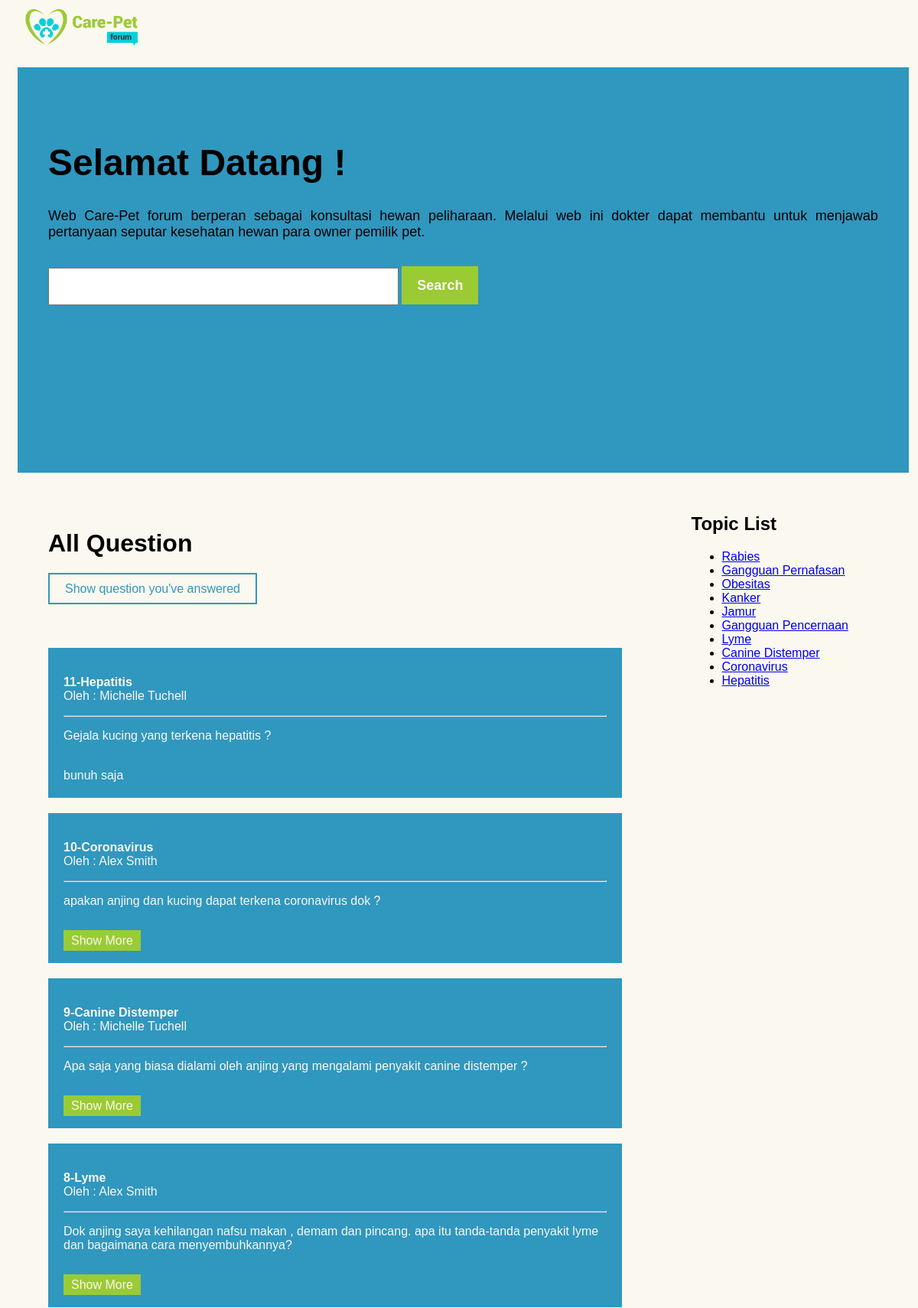
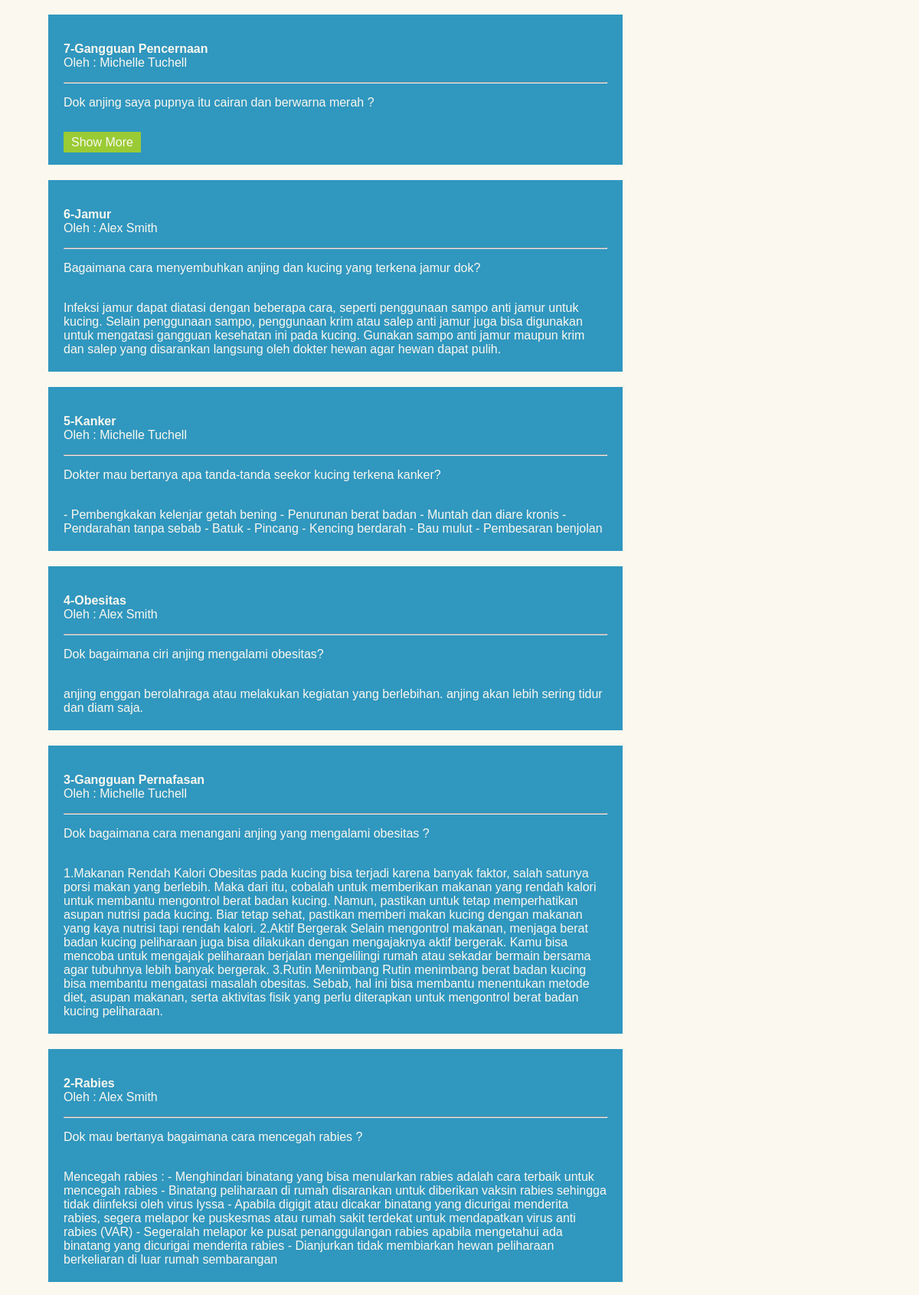
Page /index.php (signed in, upper part) on the committed database (2 pictures, top to bottom).
### tables this page shows
CREATE TABLE `topic` (
  `id_topic` int(11) NOT NULL,
  `name_topic` varchar(255) DEFAULT NULL
);

CREATE TABLE `question` (
  `id_question` int(11) NOT NULL,
  `id_user` int(11) DEFAULT NULL,
  `id_topic` int(11) DEFAULT NULL,
  `content_question` text DEFAULT NULL
);

CREATE TABLE `answer` (
  `id_answer` int(11) NOT NULL,
  `id_user` int(11) DEFAULT NULL,
  `id_question` int(11) DEFAULT NULL,
  `content_answer` text DEFAULT NULL
);

CREATE TABLE `users` (
  `id_user` int(11) NOT NULL,
  `id_status` int(11) DEFAULT NULL,
  `name_user` varchar(255) DEFAULT NULL,
  `email_user` varchar(255) DEFAULT NULL,
  `password_user` varchar(64) DEFAULT NULL,
  `phone_user` varchar(15) DEFAULT NULL
);

### pages/layout/disscussion.php (the view, shortened to what this page needs)
<?php
include "system/connect.php";
if ($_SESSION['status'] == 2) {
?>
    <div class="sidebar">
        <?php $statement2 = $db->query("SELECT * FROM topic"); ?>
        <div class="topic-list">
            <h2>Topic List</h2>
            <ul>
                <?php foreach ($statement2 as $row2) {
                    echo "<li><a href='#'>{$row2['name_topic']}</a></li>";
                }
                ?>
            </ul>
        </div>
    </div>&emsp;&emsp;&emsp;&emsp;
    <div class="disscussion" id="disscussion">
        <?php
        $statement1 = $db->query("SELECT * FROM question a, answer b, users c ,topic d WHERE a.id_user=c.id_user AND a.id_question=b.id_question AND d.id_topic=a.id_topic ORDER BY a.id_question DESC");
        foreach ($statement1 as $row1) {
            $id_question = $row1['id_question'];
            echo "<div class='disscuss-field'>";
            echo "<div class='topic-title'>";
            echo "<p><b>{$row1['id_question']}-{$row1['name_topic']}</b>";
            echo "<br>Oleh : {$row1['name_user']}</p></div>";
            echo "<hr><div class='content-disscuss'>";
            echo "<p>{$row1['content_question']}</p>";
            if ($row1['content_answer'] == null) {
                echo "<br><a href='view.php?id_question=$id_question'>Show More</a>";
            } else {
                echo "<br><span>{$row1['content_answer']}</span>";
            }
            echo "</div>";
            echo "</div>";
        }
        ?>
    </div>
<?php } ?>

### assets/css/styles.css (style rules this page uses)
body { background-color: #fbf8ef; font-family: Arial, Helvetica, sans-serif; }
.sidebar { padding: 5px; width: 25%; float: right; }
.sidebar .topic-list { padding: 10px 20px; }
.disscussion { width: 65%; padding: 25px 40px; }
.disscussion .disscuss-field { padding: 20px 20px; color: #fbf8ef; background-color: #3097bf; margin-bottom: 20px; }
.disscussion .disscuss-field a { background-color: #9acb34; padding: 5px 10px; color: #fbf8ef; text-decoration: none; }

### rows in the picture
topic: name_topic "Rabies"
topic: name_topic "Gangguan Pernafasan"
topic: name_topic "Obesitas"
topic: name_topic "Kanker"
topic: name_topic "Jamur"
topic: name_topic "Gangguan Pencernaan"
topic: name_topic "Lyme"
topic: name_topic "Canine Distemper"
topic: name_topic "Coronavirus"
topic: name_topic "Hepatitis"
question: answer.id_question "11", id_topic.name_topic "Hepatitis", id_user.name_user "Michelle Tuchell", content_question "Gejala kucing yang terkena hepatitis ?", answer.content_answer "bunuh saja"
question: answer.id_question "10", id_topic.name_topic "Coronavirus", id_user.name_user "Alex Smith", content_question "apakan anjing dan kucing dapat terkena coronavirus dok ?"
question: answer.id_question "9", id_topic.name_topic "Canine Distemper", id_user.name_user "Michelle Tuchell", content_question "Apa saja yang biasa dialami oleh anjing yang mengalami penyakit canine distemper ?"
question: answer.id_question "8", id_topic.name_topic "Lyme", id_user.name_user "Alex Smith", content_question "Dok anjing saya kehilangan nafsu makan , demam dan pincang. apa itu tanda-tanda penyakit lyme dan bagaimana cara menyembuhkannya?"
question: answer.id_question "7", id_topic.name_topic "Gangguan Pencernaan", id_user.name_user "Michelle Tuchell", content_question "Dok anjing saya pupnya itu cairan dan berwarna merah ?"
question: answer.id_question "6", id_topic.name_topic "Jamur", id_user.name_user "Alex Smith", content_question "Bagaimana cara menyembuhkan anjing dan kucing yang terkena jamur dok?", answer.content_answer "Infeksi jamur dapat diatasi dengan beberapa cara, seperti penggunaan sampo anti jamur untuk kucing. Selain penggunaan sampo, penggunaan krim atau salep anti jamur juga bisa digunakan untuk mengatasi gangguan kesehatan ini pada kucing. Gunakan sampo anti jamur maupun krim dan salep yang disarankan langsung oleh dokter hewan agar hewan dapat pulih."
question: answer.id_question "5", id_topic.name_topic "Kanker", id_user.name_user "Michelle Tuchell", content_question "Dokter mau bertanya apa tanda-tanda seekor kucing terkena kanker?", answer.content_answer "- Pembengkakan kelenjar getah bening - Penurunan berat badan - Muntah dan diare kronis - Pendarahan tanpa sebab - Batuk - Pincang - Kencing berdarah - Bau mulut - Pembesaran benjolan"
question: answer.id_question "4", id_topic.name_topic "Obesitas", id_user.name_user "Alex Smith", content_question "Dok bagaimana ciri anjing mengalami obesitas?", answer.content_answer "anjing enggan berolahraga atau melakukan kegiatan yang berlebihan. anjing akan lebih sering tidur dan diam saja."
question: answer.id_question "3", id_topic.name_topic "Gangguan Pernafasan", id_user.name_user "Michelle Tuchell", content_question "Dok bagaimana cara menangani anjing yang mengalami obesitas ?", answer.content_answer "1.Makanan Rendah Kalori Obesitas pada kucing bisa terjadi karena banyak faktor, salah satunya porsi makan yang berlebih. Maka dari itu, cobalah untuk memberikan makanan yang rendah kalori untuk membantu mengontrol berat badan kucing. Namun, pastikan untuk tetap memperhatikan asupan nutrisi pada kucing. Biar tetap sehat, pastikan memberi makan kucing dengan makanan yang kaya nutrisi tapi rendah kalori. 2.Aktif Bergerak Selain mengontrol makanan, menjaga berat badan kucing peliharaan juga bisa dilakukan dengan mengajaknya aktif bergerak. Kamu bisa mencoba untuk mengajak peliharaan berjalan mengelilingi rumah atau sekadar bermain bersama agar tubuhnya lebih banyak bergerak. 3.Rutin Menimbang…"
question: answer.id_question "2", id_topic.name_topic "Rabies", id_user.name_user "Alex Smith", content_question "Dok mau bertanya bagaimana cara mencegah rabies ?", answer.content_answer "Mencegah rabies : - Menghindari binatang yang bisa menularkan rabies adalah cara terbaik untuk mencegah rabies - Binatang peliharaan di rumah disarankan untuk diberikan vaksin rabies sehingga tidak diinfeksi oleh virus lyssa - Apabila digigit atau dicakar binatang yang dicurigai menderita rabies, segera melapor ke puskesmas atau rumah sakit terdekat untuk mendapatkan virus anti rabies (VAR) - Segeralah melapor ke pusat penanggulangan rabies apabila mengetahui ada binatang yang dicurigai menderita rabies - Dianjurkan tidak membiarkan hewan peliharaan berkeliaran di luar rumah sembarangan"
